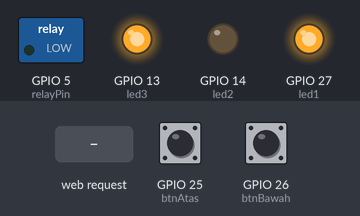
A sketch run on a simulated ESP32. Parts: switched loads named in the sketch (green lamp = pin HIGH), output pins drawn as LEDs (lit = HIGH). Dashed ring = blinking. The test bench sets the inputs (shaded band); at power-on: GPIO 25 (btnAtas) LOW, GPIO 26 (btnBawah) HIGH. WiFi joins after 1.5 s; servers stay silent unless stated; the audio player accepts every command and is not drawn; what the sketch prints to the serial monitor is not drawn.

Above: at 5.2 s.
5.3 s: GPIO 25 (btnAtas) pulled HIGH for 0.15 s
At 5.37 s:
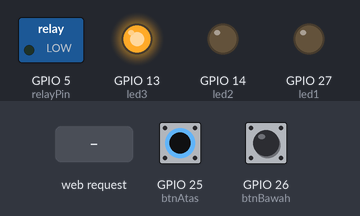
6.9 s: GPIO 25 (btnAtas) pulled HIGH for 3.2 s
At 10.5 s:
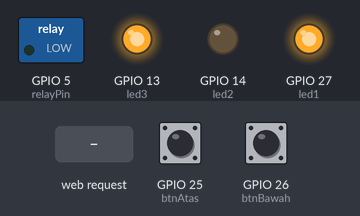
11.6 s: GPIO 26 (btnBawah) pulled LOW for 3.2 s
At 12.8 s:
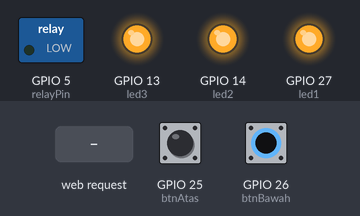
16.3 s: GPIO 25 (btnAtas) driven HIGH and GPIO 26 (btnBawah) driven LOW
At 17.5 s:
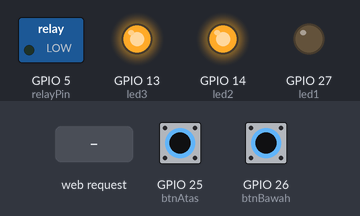
17.8 s: HTTP request GET /sinyal?status=1 received
At 17.93 s:
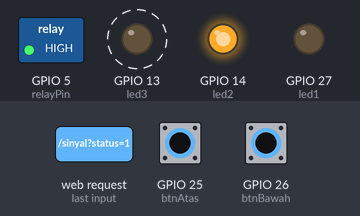
20.8 s: GPIO 26 (btnBawah) driven HIGH
At 21.13 s:
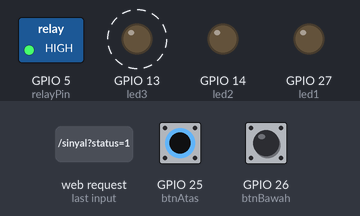
Timing chart, 0 to 24.8 s (numbered marks = the images above; inputs shaded):
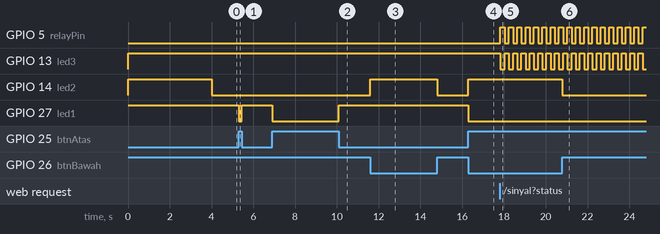

The sketch:

tes_komponen3.ino
```cpp
#include <WiFi.h>
#include <WebServer.h>
#include <DFRobotDFPlayerMini.h>

DFRobotDFPlayerMini myDFPlayer;
WebServer server(80); // Server jalan di port 80

// --- PENGATURAN WIFI ---
const char* ssid = "lord hytam";
const char* password = "satusampai8";

// --- PIN DEFINITIONS ---
const int led1 = 27;   // Indikator Siaga (Armed)
const int led2 = 14;   // Indikator Senyap (Muted)
const int led3 = 13;   // Indikator Bahaya (Kedip)
const int btnAtas = 25;  // Saklar Siaga
const int btnBawah = 26; // Saklar Senyap
const int relayPin = 5;  // Relay Strobo

// --- VARIABEL STATUS ---
bool isAlarm = false;        // Sinyal dari Python (0 atau 1)
bool audioSedangMain = false;// Mencegah DFPlayer di-trigger berulang-ulang
unsigned long waktuKedip = 0;
bool statusKedip = false;

// --- FUNGSI MENERIMA SINYAL DARI PYTHON ---
void handleSinyal() {
  if (server.hasArg("status")) {
    String nilai = server.arg("status");
    if (nilai == "1") {
      isAlarm = true;
      server.send(200, "text/plain", "Bahaya Diterima! Alarm Aktif.");
    } else if (nilai == "0") {
      isAlarm = false;
      server.send(200, "text/plain", "Aman Diterima! Alarm Dimatikan.");
    }
  } else {
    server.send(400, "text/plain", "Format salah! Gunakan ?status=1 atau 0");
  }
}

void setup() {
  // 1. SETUP PIN & MATIKAN SEMUA AKTUALISASI AWAL
  pinMode(led1, OUTPUT); pinMode(led2, OUTPUT); pinMode(led3, OUTPUT);
  digitalWrite(led1, HIGH); digitalWrite(led2, HIGH); digitalWrite(led3, HIGH); // Mati (Active LOW)

  pinMode(btnAtas, INPUT); pinMode(btnBawah, INPUT);

  pinMode(relayPin, OUTPUT);
  digitalWrite(relayPin, LOW); // Relay mati

  // 2. KONEKSI WIFI
  // Nyalakan Serial di 115200 SEMENTARA untuk cek IP (Nanti kita ubah ke 9600 buat DFPlayer)
  Serial.begin(115200);
  WiFi.begin(ssid, password);
  while (WiFi.status() != WL_CONNECTED) {
    delay(500);
  }

  // !!! CATAT ALAMAT IP INI DI BUKUMU/NOTEPAD !!!
  Serial.println("Koneksi Berhasil!");
  Serial.print("IP ESP32: ");
  Serial.println(WiFi.localIP());

  Serial.flush(); // Perintah mutlak: "Jangan ngapa-ngapain sampai tulisan IP selesai dicetak!"
  delay(1000);    // Kasih jeda 1 detik biar aman sentosa

  // 3. SETUP WEB SERVER
  server.on("/sinyal", handleSinyal); // Path URL untuk menerima data
  server.begin();

  // 4. UBAH SERIAL KE 9600 UNTUK DFPLAYER
  Serial.begin(9600); // Timpa kecepatan Serial jadi 9600 khusus buat DFPlayer
  delay(1000);
  myDFPlayer.begin(Serial); // Mulai DFPlayer secara diam-diam
  myDFPlayer.volume(20);
}

void loop() {
  server.handleClient(); // Wajib agar ESP32 terus merespon WiFi

  // BACA TOMBOL FISIK
  bool isArmed = (digitalRead(btnAtas) == HIGH); // Jika tombol ditekan (ON)
  bool isMuted = (digitalRead(btnBawah) == HIGH);

  // LOGIKA LED 1 (SIAGA) & LED 2 (SENYAP)
  digitalWrite(led1, isArmed ? LOW : HIGH); // LOW = Nyala
  digitalWrite(led2, isMuted ? LOW : HIGH);

  // --- LOGIKA UTAMA ALARM ---
  if (isArmed && isAlarm) {
    // 1. Audio Trigger (Hanya panggil play 1x saat awal alarm)
    if (!audioSedangMain) {
      if (!isMuted) { // Bunyikan HANYA jika TIDAK mode senyap
        myDFPlayer.play(1);
      }
      audioSedangMain = true;
    }

    // 2. Strobo & LED 3 Kedip Cepat Panik (Tiap 200 milidetik)
    unsigned long waktuSekarang = millis();
    if (waktuSekarang - waktuKedip >= 200) {
      waktuKedip = waktuSekarang;
      statusKedip = !statusKedip;

      digitalWrite(led3, statusKedip ? LOW : HIGH); // LED 3 kedip
      digitalWrite(relayPin, statusKedip ? HIGH : LOW); // Strobo cetak-cetek
    }
  } else {
    // --- KONDISI AMAN ATAU SISTEM DISARMED ---
    digitalWrite(led3, HIGH); // Matikan LED 3
    digitalWrite(relayPin, LOW); // Matikan Strobo

    // Matikan suara jika sebelumnya menyala
    if (audioSedangMain) {
      // Untuk modul clone MP3-TF-16P, perintah stop kadang rewel,
      // jadi kita akalin dengan me-reset atau mem-pause.
      myDFPlayer.pause();
      audioSedangMain = false;
    }
  }
}
```

Measured:
- after the input at 5.3 s, GPIO 27 (led1): HIGH → LOW at once, → HIGH 0.15 s later
- after the input at 6.9 s, GPIO 27 (led1): HIGH → LOW at once, → HIGH 3.2 s later
- after the input at 11.6 s, GPIO 14 (led2): LOW → HIGH at once, → LOW 3.2 s later
- after the input at 16.3 s, GPIO 14 (led2): LOW → HIGH at once; GPIO 27 (led1): HIGH → LOW at once
- after the input at 17.8 s, GPIO 5 (relayPin), GPIO 13 (led3): alternates HIGH for 0.20 s and LOW for 0.20 s, starting at once
- after the input at 20.8 s, GPIO 14 (led2): HIGH → LOW at once
